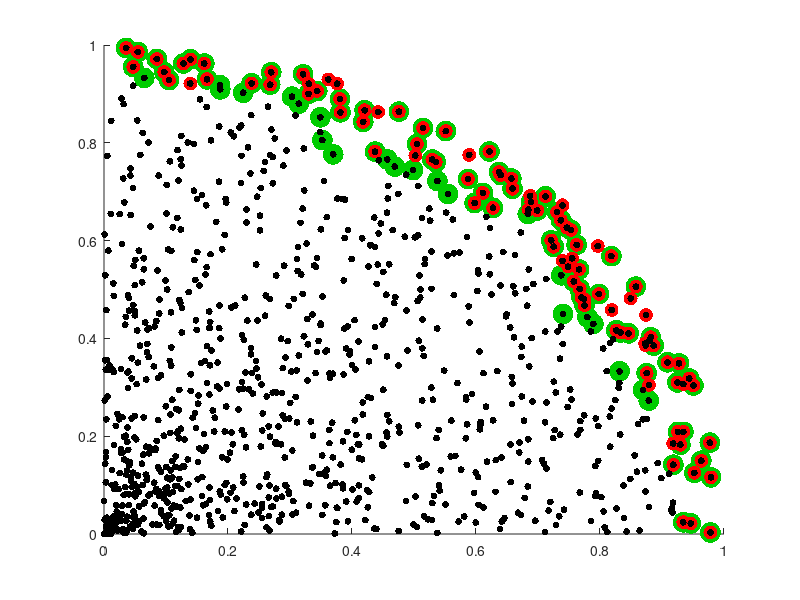

Recreate this plot in MATLAB.
function CrowdTest()

Nsamples = 1000;
Nout = 100;

radii = rand(Nsamples,1);
angles = pi/2*rand(Nsamples,1);
X = [radii.*sin(angles), radii.*cos(angles)];
Xe = [X,(1:Nsamples)'];

Fronts = Pareto(Xe);

BestPar = [];
i = 1;
while length(BestPar)<Nout
    BestPar = [BestPar;Fronts{i}];  % best selection based on initial fit only
    i = i + 1;
end

BestCrowd = BestPar;
BestPar = BestPar(1:Nout);

% Check distance between all candidates
CFits = Xe(BestCrowd,1:end-1);
[NC,NF] = size(CFits);
CFits = [CFits,(1:NC)'];
dists = ones(NC,1);
Extr = max(CFits(:,1:end-1),[],1) - ...
    min(CFits(:,1:end-1),[],1); % Distance value given to
                                % extreme points
for f = 1:NF
    FitVal = sortrows(CFits(:,[f, end]),1);
    FitDist = diff(FitVal(:,1));
    FitDistAvg = (FitDist(1:end-1)+FitDist(2:end))/2;
    dists(FitVal(:,2)) = dists(FitVal(:,2)) .* ...
        [Extr(f); FitDistAvg; Extr(f)];
end

dists = [dists,BestCrowd];

% Remove delta candidates
while length(BestCrowd)>Nout
    % Find pair of closest points
    mIDs = find(dists(:,1) == min(dists(:,1)));
    dIDs = mIDs;
    if length(dIDs)>=2
        % Keep only one point at random
        safeID = randsample(length(dIDs),1);
        dIDs(safeID) = [];
    end
    BestCrowd(ismember(BestCrowd,dists(dIDs,2))) = [];
    dists(mIDs,:) = [];
end
                
BestPar = BestPar(1:Nout);
% % Get samples selected so far
% XF = Xe(BestPar,:);
% NCsamples = size(XF,1);
% Dist = zeros(NCsamples,1);
% for s = 1:NCsamples
%     % Calculate the distance from each sample to the others
%     FitDiff = repmat(XF(s,1:end-1),NCsamples-1,1) - ...
%         XF([1:s-1,s+1:end],1:end-1);
%     sDist = diag(FitDiff*FitDiff');
%     Dist(s) = min(sDist); % minimal distance of sample s to all others
% end
% 
% Dist = [Dist, XF(:,end)];
% while length(BestCrowd)>Nout
%     % Find the closest pair of points
%     IDs = find(Dist(:,1)==min(Dist(:,1)));
%     dIDs = IDs;
%     % Keep one point
%     safeID = randsample(length(IDs),1);
%     dIDs(safeID) = [];
%     
%     % Remove points from Dist and BestCrowd
%     BestCrowd(ismember(BestCrowd,Dist(dIDs,2))) = [];
%     Dist(IDs,:) = [];
% end

% BestCrowd = [];
% while length(BestCrowd)<Nout
%     % Get samples selected so far
%     XF = Xe(BestPar,:);
%     NCsamples = size(XF,1);
%     Dist = zeros(NCsamples,1);
%     for s = 1:NCsamples
%         % Calculate the distance from each sample to the others
%         FitDiff = repmat(XF(s,1:end-1),NCsamples-1,1) - ...
%             XF([1:s-1,s+1:end],1:end-1);
%         sDist = diag(FitDiff*FitDiff');
%         Dist(s) = min(sDist); % minimal distance of sample s to all others
%     end
%     % Select only the samples that are separated from each other by at
%     % least the mean + 1 std distance
%     PassIDs = XF(Dist>mean(Dist),end);
%     if length(PassIDs)>=Nout
%         BestCrowd = PassIDs(1:Nout);
%     else
%         i = i + 1;
%         BestPar = [BestPar;Fronts{i}];  % keep selecting samples
%     end
% end
% BestPar = BestPar(1:Nout);

% BestPar = [];
% BestCrowd = [];
% NFronts = length(Fronts);
% i = 1;
% while length(BestPar)<Nout || length(BestCrowd)<Nout
%     BestPar = [BestPar;Fronts{i}];  % best selection based on initial fit only
%     
%     % Get samples from Front i
%     XF = Xe(Fronts{i},:);
%     Dist = zeros(size(XF,1),1);
%     for s = 1:size(XF,1)
%         % Calculate the distance from each sample to the others
%         FitDiff = repmat(X(s,:),Nsamples-1,1)-X([1:s-1,s+1:end],:);
%         sDist = diag(FitDiff*FitDiff');
%         Dist(s) = min(sDist); % minimal distance of sample s to all others
%     end
%     % Select only the samples that are separated from each other by at
%     % least the mean distance
%     PassIDs = XF(Dist>mean(Dist),end);
%     BestCrowd = [BestCrowd;PassIDs];
%     i = i + 1;
% end
% BestPar = BestPar(1:Nout);
% BestCrowd = BestCrowd(1:Nout);

% BestPar = [];
% CrowdFit = zeros(size(X,1),2);
% NFronts = length(Fronts);
% for i = 1:NFronts
%     BestPar = [BestPar;Fronts{i}];  % best selection based on initial fit only
%     CrowdFit(Fronts{i},1) = NFronts - i;  % set new fit as pareto level
% end
% BestPar = BestPar(1:Nout);
% 
% 
% for i = 1:Nsamples
%     FitDiff = repmat(X(i,:),Nsamples-1,1)-X([1:i-1,i+1:end],:);
%     Dist = diag(FitDiff*FitDiff');
%     CrowdFit(i,2) = min(Dist);
% end
% 
% Fronts = Pareto([CrowdFit,(1:Nsamples)']);
% BestCrowd = [];
% NFronts = length(Fronts);
% for i = 1:NFronts
%     BestCrowd = [BestCrowd;Fronts{i}];  % best selection based on crowd
% end

figure
scatter(X(BestCrowd,1),X(BestCrowd,2),225,[0 0.8 0],'fill');
hold on
scatter(X(BestPar,1),X(BestPar,2),100,[1 0 0],'fill');
scatter(X(:,1),X(:,2),25,[0 0 0],'fill');

function Fronts = Pareto(Data,NFrontsReq)
    if nargin<2
        NFrontsReq = [];
    end
    
    % Sort by first objective
    SortedData = sortrows(Data,-1);

    if size(Data,2) == 1
        Fronts = num2cell(SortedData(:,end));
        return;
    end

    % Start separating layers
    NFronts = 1;
    Fronts = {};
    out = [];

    while 1
        % Drop samples that are "dominated"
        % i.e. that x1>x2 for each objective
        i = 1;
        Nd = size(SortedData,1);
        if Nd == 0
            break;
        end

        while i < Nd
            j = i+1;

            % Find dominated values efficiently :)
            IDs = j-1 + find(all(SortedData(j:Nd,2:end-1) <= ...
                            repmat(SortedData(i,2:end-1),Nd-j+1,1),2)==1);
            SortedData(IDs,:) = [];
            Nd = size(SortedData,1);

            i = i+1;
        end

        % Save "undominated" samples to current front
        Fronts{NFronts} = SortedData(:,end); %#ok<AGROW>
        out = [out; Fronts{NFronts}]; %#ok<AGROW>
        NFronts = NFronts+1;

        if ~isempty(NFrontsReq) && NFronts>NFrontsReq
            break;
        end

        % Restore samples to original data minus samples already on fronts
        SortedData = Data; SortedData(ismember(SortedData(:,end),out),:) = [];
        SortedData = sortrows(SortedData,-1);
    end
end

end